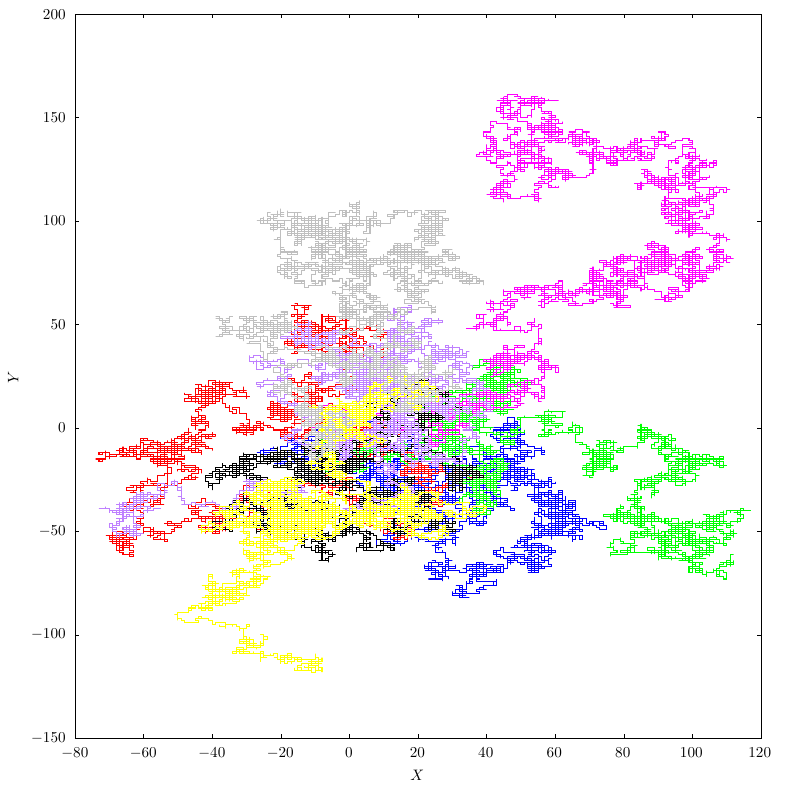

This chart was generated by the following gnuplot code:
set terminal epslatex standalone size 20cm, 20cm
set output "tarefa-c-grafico-trajetoria.tex"

set xlabel "$X$
set ylabel "$Y$"

set style line 1 lc rgb "blue" lw 3
set style line 2 lc rgb "red" lw 3
set style line 3 lc rgb "green" lw 3
set style line 4 lc rgb "magenta" lw 3
set style line 5 lc rgb "black" lw 3
set style line 6 lc rgb "purple" lw 3
set style line 7 lc rgb "yellow" lw 3
set style line 8 lc rgb "gray" lw 3

plot "saida-tarefa-c-traj1.dat" w l ls 1 notitle, \
     "saida-tarefa-c-traj2.dat" w l ls 2 notitle, \
     "saida-tarefa-c-traj3.dat" w l ls 3 notitle, \
     "saida-tarefa-c-traj4.dat" w l ls 4 notitle, \
     "saida-tarefa-c-traj5.dat" w l ls 5 notitle, \
     "saida-tarefa-c-traj6.dat" w l ls 6 notitle, \
     "saida-tarefa-c-traj7.dat" w l ls 7 notitle, \
     "saida-tarefa-c-traj8.dat" w l ls 8 notitle, \
